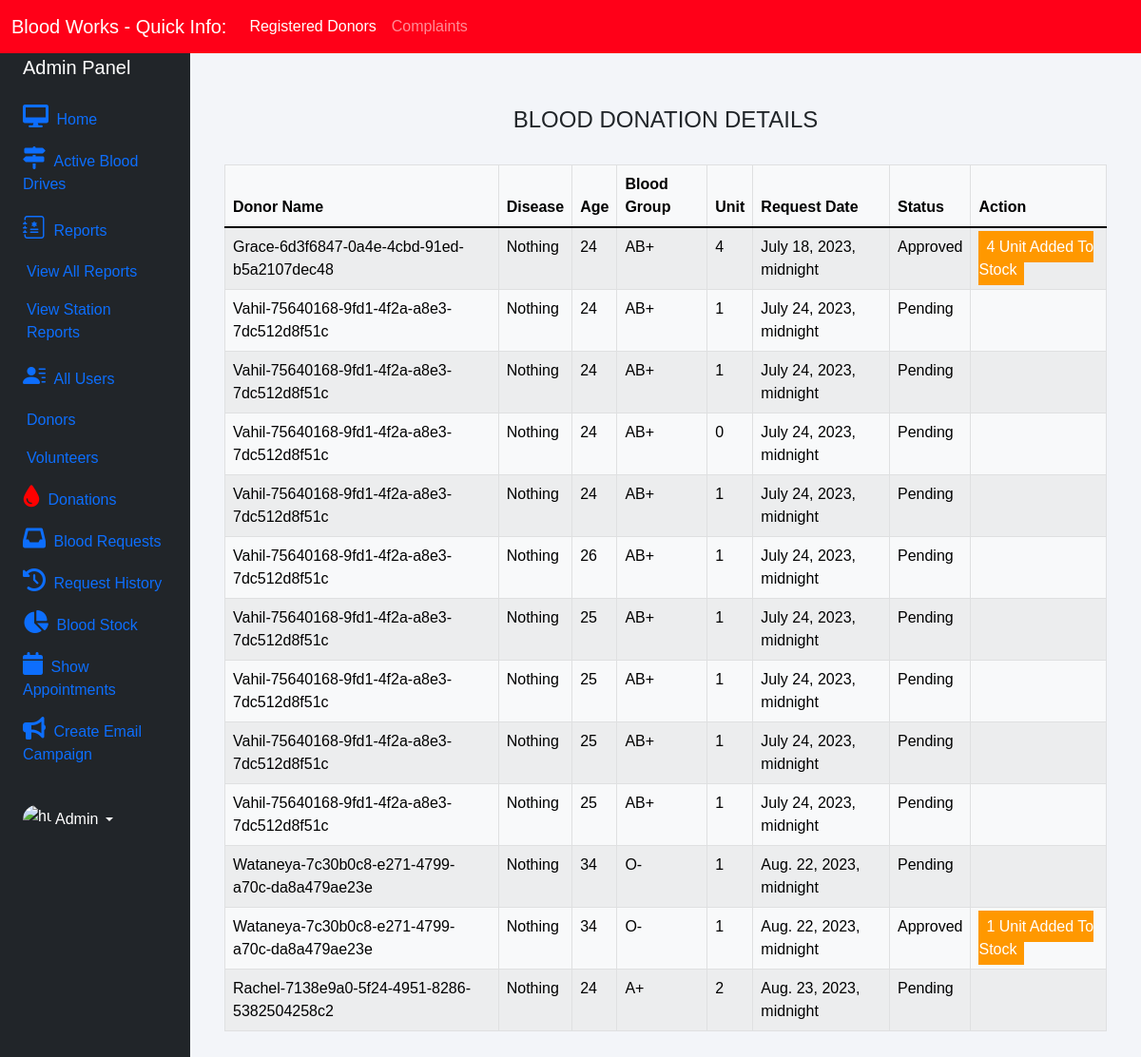
The app's page /admin-donation (signed in) with its own data.
### donor/models.py (models this page shows, shortened)
class BloodDonate(models.Model):
    donor = models.ForeignKey(Donor, on_delete=models.CASCADE)
    donation_id = models.CharField(primary_key=True, default=uuid.uuid4(), max_length=40)
    volunteer_id = models.ForeignKey(VolunteerRegistration, null=True, on_delete=models.SET_NULL)
    disease = models.CharField(max_length=100, default="Nothing")
    age = models.PositiveIntegerField()
    blood_group = models.CharField(max_length=3, blank=True, choices=blood_groups)
    donation_type = models.ForeignKey(DonationType, default=1, on_delete=models.CASCADE)
    unit = models.PositiveIntegerField(default=0)
    status = models.CharField(max_length=20, default="Pending",
                              choices={('Pending', 'Pending'), ('Approved', 'Approved'), ('Rejected', 'Rejected')})
    created_date = models.DateTimeField(auto_now=False, default=timezone.datetime.now())

class Donor(models.Model):
    current_time = datetime.datetime.now()
    donor_id = models.CharField(primary_key=True, max_length=40, default=uuid.uuid4())
    user = models.OneToOneField(User, on_delete=models.CASCADE)
    profile_pic = models.ImageField(upload_to='profile_pic/Donor/', default="profile/Donor/default.png", null=True,
                                    blank=True)
    bloodgroup = models.CharField(max_length=10,default="None", choices=blood_groups)
    address = models.CharField(max_length=40)
    county = models.CharField(max_length=15, default="None", choices=counties)
    mobile = models.CharField(max_length=20, null=False, unique=True)
    email = models.EmailField(default="test@placeholder.com")
    status = models.CharField(max_length=8, default="Pending",
                              choices={('Pending', 'Pending'), ('Approved', 'Approved'), ('Rejected', 'Rejected')})
    donor_card_code = models.CharField(max_length=40, null=True, blank=True)
    served_by = models.ForeignKey(VolunteerRegistration, null=True, default="delete-101", on_delete=models.SET_DEFAULT,
                                  blank=True)
    created_date = models.DateTimeField(auto_now_add=False, default=timezone.datetime.now())
    def __str__(self):
        return f"{self.user.first_name}-{self.donor_id}"

### blood/views.py (the view)
# urls.py: path('admin-donation', views.admin_donation_view, name='admin-donation'),
@login_required(login_url='adminlogin')
def admin_donation_view(request):
    donations = dmodels.BloodDonate.objects.all()
    d_list = list(donations.values())
    print(d_list)
    for donation in d_list:
        donation['donation_id'] = cleaned_string = re.sub(r'[^a-zA-Z0-9\s]', '', donation['donation_id'])
        special_chars_positions = [match.start() for match in re.finditer(r'[^a-zA-Z0-9\s]', donation['donation_id'])]
        print(type(special_chars_positions))
        donation['positions'] = str(special_chars_positions)
    return render(request, 'blood/admin_donation.html', {'donations': donations})

### templates/blood/admin_donation.html (shortened to what this page needs)
{% extends 'blood/adminbase.html' %}
{% block content %}
{% load widget_tweaks %}
{%load static%}
<head>
   </head>
<br><br>
<div class="container">
    <H4 class="text-center">BLOOD DONATION DETAILS</H4><br>
    <table class="table table-light table-hover table-bordered table-striped">
        <thead class="bg-info">
            <tr>
                <th scope="col">Donor Name</th>
                <th scope="col">Disease</th>
                <th scope="col">Age</th>
                <th scope="col">Blood Group</th>
                <th scope="col">Unit</th>
                <th scope="col">Request Date</th>
                <th scope="col">Status</th>
                <th class="text-right">Action</th>
            </tr>
        </thead>
        <tbody>
            {% for t in donations %}
            <tr>
                <td> {{t.donor}}</td>
                <td> {{t.disease}}</td>
                <td> {{t.age}}</td>
                <td>{{t.blood_group}}</td>
                <td>{{t.unit}}</td>
                <td>{{t.created_date}}</td>
                <td>{{t.status}}</td>
                {% if t.status == 'Pending' %}
                <td class="text-right"></td>
                {% elif  t.status == 'Approved' %}
                <td><span class="label warning">{{t.unit}} Unit Added To Stock</span></td>
                {% else %}
                <td><span class="label danger">0 Unit Added To Stock</span></td>
                {% endif %}
            </tr>
            {% endfor %}
        </tbody>
    </table>
</div>
{% endblock content %}

### templates/blood/adminbase.html (style rules this page uses)
* { margin: 0; padding: 0; box-sizing: border-box; list-style: none; text-decoration: none; font-family: 'Josefin Sans', sans-serif; }
body { background-color: #f3f5f9; }

### templates/blood/admin_donation.html (style rules this page uses)
.label { color: white; padding: 8px; }
.warning { background-color: #ff9800; }

### records on screen
BloodDonate: donor "Grace-6d3f6847-0a4e-4cbd-91ed-b5a2107dec48", disease "Nothing", age "24", blood_group "AB+", unit "4", created_date "July 18, 2023, midnight", status "Approved"
BloodDonate: donor "Vahil-75640168-9fd1-4f2a-a8e3-7dc512d8f51c", disease "Nothing", age "24", blood_group "AB+", unit "1", created_date "July 24, 2023, midnight", status "Pending"
BloodDonate: donor "Vahil-75640168-9fd1-4f2a-a8e3-7dc512d8f51c", disease "Nothing", age "24", blood_group "AB+", unit "1", created_date "July 24, 2023, midnight", status "Pending"
BloodDonate: donor "Vahil-75640168-9fd1-4f2a-a8e3-7dc512d8f51c", disease "Nothing", age "24", blood_group "AB+", unit "0", created_date "July 24, 2023, midnight", status "Pending"
BloodDonate: donor "Vahil-75640168-9fd1-4f2a-a8e3-7dc512d8f51c", disease "Nothing", age "24", blood_group "AB+", unit "1", created_date "July 24, 2023, midnight", status "Pending"
BloodDonate: donor "Vahil-75640168-9fd1-4f2a-a8e3-7dc512d8f51c", disease "Nothing", age "26", blood_group "AB+", unit "1", created_date "July 24, 2023, midnight", status "Pending"
BloodDonate: donor "Vahil-75640168-9fd1-4f2a-a8e3-7dc512d8f51c", disease "Nothing", age "25", blood_group "AB+", unit "1", created_date "July 24, 2023, midnight", status "Pending"
BloodDonate: donor "Vahil-75640168-9fd1-4f2a-a8e3-7dc512d8f51c", disease "Nothing", age "25", blood_group "AB+", unit "1", created_date "July 24, 2023, midnight", status "Pending"
BloodDonate: donor "Vahil-75640168-9fd1-4f2a-a8e3-7dc512d8f51c", disease "Nothing", age "25", blood_group "AB+", unit "1", created_date "July 24, 2023, midnight", status "Pending"
BloodDonate: donor "Vahil-75640168-9fd1-4f2a-a8e3-7dc512d8f51c", disease "Nothing", age "25", blood_group "AB+", unit "1", created_date "July 24, 2023, midnight", status "Pending"
BloodDonate: donor "Wataneya-7c30b0c8-e271-4799-a70c-da8a479ae23e", disease "Nothing", age "34", blood_group "O-", unit "1", created_date "Aug. 22, 2023, midnight", status "Pending"
BloodDonate: donor "Wataneya-7c30b0c8-e271-4799-a70c-da8a479ae23e", disease "Nothing", age "34", blood_group "O-", unit "1", created_date "Aug. 22, 2023, midnight", status "Approved"
BloodDonate: donor "Rachel-7138e9a0-5f24-4951-8286-5382504258c2", disease "Nothing", age "24", blood_group "A+", unit "2", created_date "Aug. 23, 2023, midnight", status "Pending"
